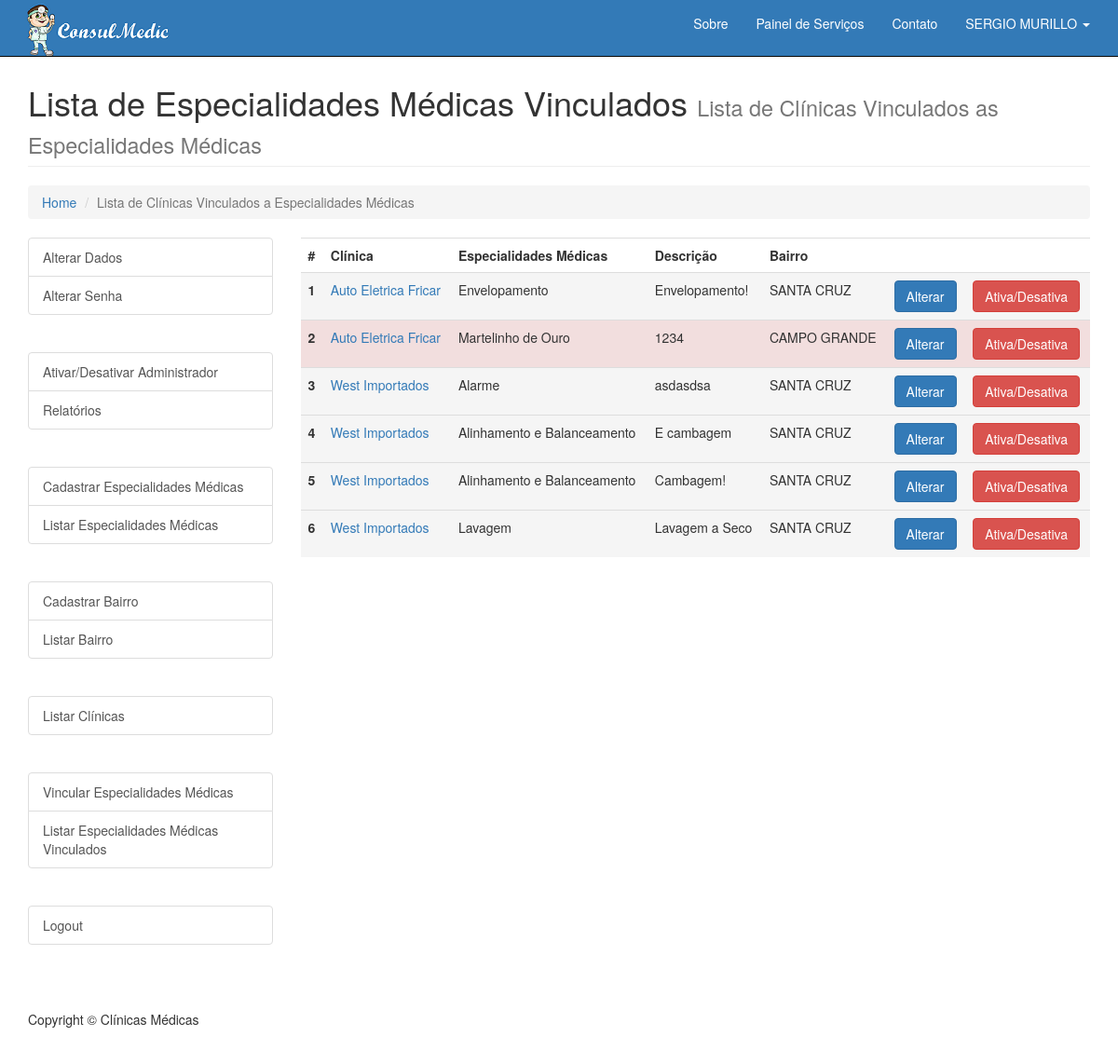
Before: /listaServico.php (signed in) with the older database file.
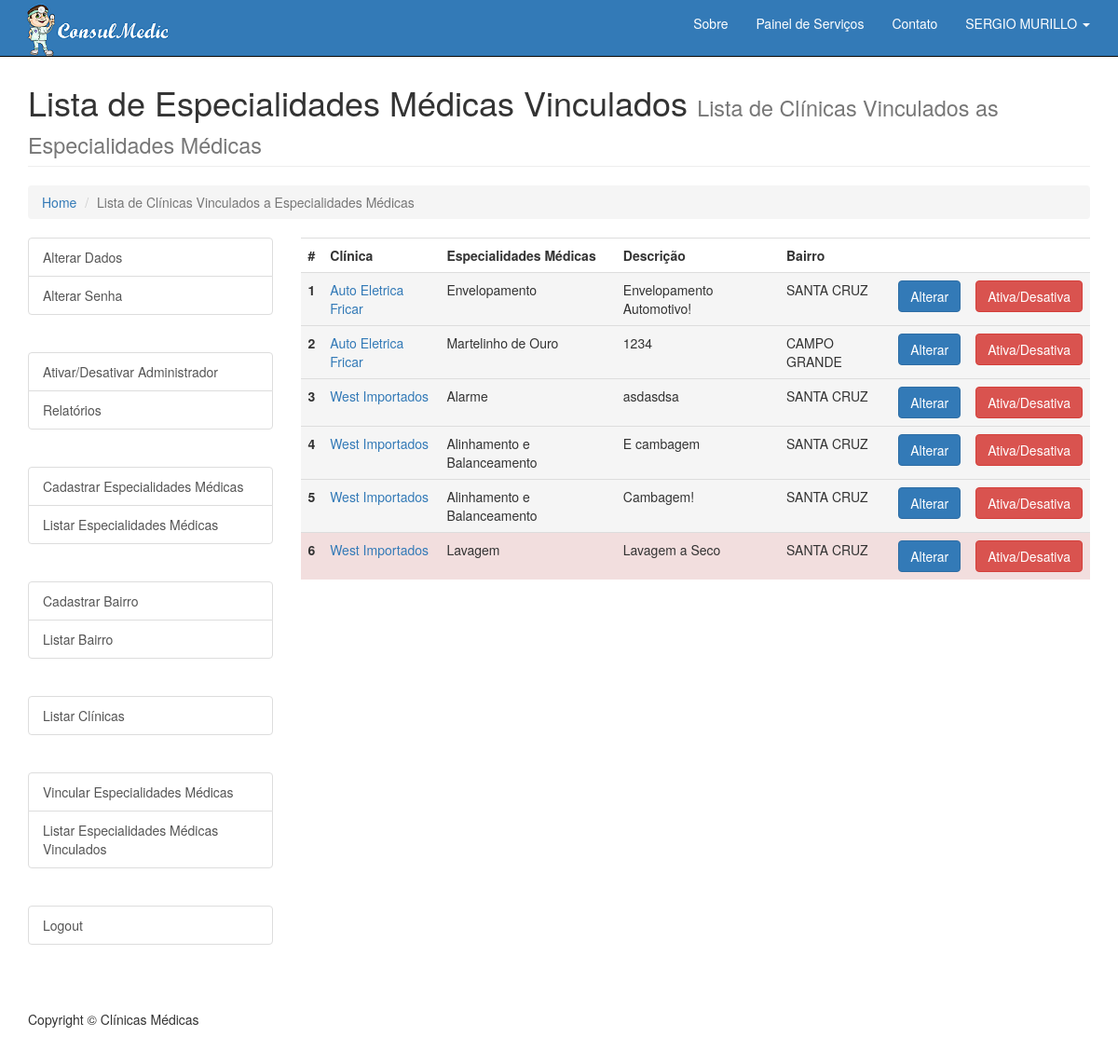
After: the same page with the newer database file.
### tables this page shows
CREATE TABLE `tb_serv_cli` (
  `idClientes` int(11) NOT NULL,
  `idServicos` int(11) NOT NULL,
  `descricao` varchar(255) NOT NULL,
  `estatus` varchar(1) DEFAULT NULL
);

CREATE TABLE `clientes` (
  `idCliente` int(11) NOT NULL,
  `nomeCliente` varchar(55) NOT NULL,
  `endCliente` varchar(50) NOT NULL,
  `numCliente` int(4) NOT NULL,
  `bairroCliente` varchar(15) NOT NULL,
  `cepCliente` varchar(9) NOT NULL,
  `telCliente` varchar(10) NOT NULL,
  `celCliente` varchar(10) NOT NULL,
  `descCliente` varchar(255) NOT NULL,
  `estatus` varchar(1) NOT NULL,
  `idUsuario` int(11) NOT NULL,
  `image1` varchar(100) DEFAULT NULL,
  `image2` varchar(100) DEFAULT NULL,
  `image3` varchar(100) DEFAULT NULL
);

CREATE TABLE `servicos` (
  `idServico` int(11) NOT NULL,
  `nomeServico` varchar(155) NOT NULL
);

### class/classClinicaMedica.php (called while the page is built, shortened)
<?php
class classClinicaMedica{
    private $host = "localhost";
    private $dbname = "carrolista";
    private $user = "root";
    private $senha = "";
    function conecta(){
        $this->pdo = new PDO("mysql:host=$this->host;dbname=$this->dbname", "$this->user", "$this->senha");
    }
}
?>

### class/classServicos.php (the view, shortened to what this page needs)
<?php
class classServicos extends classCliente{
    function listaServicos($idUsuario){
        try{
            $listaServico = $this->pdo->prepare("SELECT c.nomeCliente,s.nomeServico,sc.descricao,c.bairroCliente,c.idCliente,s.idServico,sc.estatus,c.idCliente "
                    . "FROM clientes c INNER JOIN tb_serv_cli sc ON c.idCliente = sc.idClientes "
                    . "INNER JOIN servicos s ON sc.idServicos = s.idServico "
                    . "WHERE c.idUsuario = :idUsuario "
                    . "ORDER BY c.nomeCliente,s.nomeServico ");
            $listaServico->execute(array(
                ':idUsuario' =>$idUsuario
            ));
            $i=1;
            while ($servicos = $listaServico->fetch(PDO::FETCH_NUM)){
                $class = ($servicos[6] == 'A')? "class='active'":"class='danger'";
                echo "<tr $class><td><b>".$i++."</b></td>"
                        . "<td><a href='descCliente.php?cliente=".$servicos[7]."'>".$servicos[0]."</a></td>"
                        . "<td>".$servicos[1]."</td>"
                        . "<td>".$servicos[2]."</td>"
                        . "<td>".$servicos[3]."</td>"
                        . "<td><a href='altServico.php?cliente=".$servicos[4]."&servico=".$servicos[5]."' class='btn btn-primary'>Alterar</a></td>"
                        . "<td><a href='desativaServico.php?cliente=".$servicos[4]."&servico=".$servicos[5]."' class='btn btn-danger'>Ativa/Desativa</a></td>"
                        . "</tr>";
            }
        } catch (Exception $e) {
            echo 'Error: '. $e->getMessage();
        }
    }
}

Changed rows visible on the page:
removed tb_serv_cli: idClientes.nomeCliente "Auto Eletrica Fricar", idServicos.nomeServico "Envelopamento", descricao "Envelopamento!", idClientes.bairroCliente "SANTA CRUZ"
added tb_serv_cli: idClientes.nomeCliente "Auto Eletrica Fricar", idServicos.nomeServico "Envelopamento", descricao "Envelopamento Automotivo!", idClientes.bairroCliente "SANTA CRUZ"
